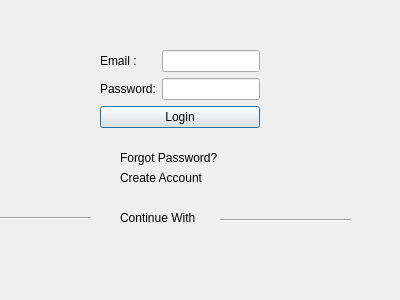
<?xml version="1.0" encoding="UTF-8"?>
<ui version="4.0">
 <class>Login</class>
 <widget class="QDialog" name="Login">
  <property name="geometry">
   <rect>
    <x>0</x>
    <y>0</y>
    <width>400</width>
    <height>300</height>
   </rect>
  </property>
  <property name="windowTitle">
   <string>Dialog</string>
  </property>
  <widget class="QWidget" name="formLayoutWidget">
   <property name="geometry">
    <rect>
     <x>100</x>
     <y>50</y>
     <width>160</width>
     <height>80</height>
    </rect>
   </property>
   <layout class="QFormLayout" name="formLayout">
    <item row="0" column="0">
     <widget class="QLabel" name="label">
      <property name="text">
       <string>Email :</string>
      </property>
     </widget>
    </item>
    <item row="0" column="1">
     <widget class="QLineEdit" name="login_email"/>
    </item>
    <item row="1" column="0">
     <widget class="QLabel" name="label_2">
      <property name="text">
       <string>Password:</string>
      </property>
     </widget>
    </item>
    <item row="1" column="1">
     <widget class="QLineEdit" name="login_pass"/>
    </item>
    <item row="2" column="0" colspan="2">
     <widget class="QPushButton" name="login_btn">
      <property name="text">
       <string>Login</string>
      </property>
     </widget>
    </item>
   </layout>
  </widget>
  <widget class="QLabel" name="forgot_password_label">
   <property name="geometry">
    <rect>
     <x>120</x>
     <y>150</y>
     <width>151</width>
     <height>16</height>
    </rect>
   </property>
   <property name="text">
    <string>Forgot Password?</string>
   </property>
  </widget>
  <widget class="QLabel" name="create_account_label">
   <property name="geometry">
    <rect>
     <x>120</x>
     <y>170</y>
     <width>131</width>
     <height>16</height>
    </rect>
   </property>
   <property name="text">
    <string>Create Account</string>
   </property>
  </widget>
  <widget class="QLabel" name="label_5">
   <property name="geometry">
    <rect>
     <x>120</x>
     <y>210</y>
     <width>131</width>
     <height>16</height>
    </rect>
   </property>
   <property name="text">
    <string>Continue With</string>
   </property>
  </widget>
  <widget class="Line" name="line">
   <property name="geometry">
    <rect>
     <x>220</x>
     <y>210</y>
     <width>131</width>
     <height>20</height>
    </rect>
   </property>
   <property name="orientation">
    <enum>Qt::Horizontal</enum>
   </property>
  </widget>
  <widget class="Line" name="line_2">
   <property name="geometry">
    <rect>
     <x>-10</x>
     <y>210</y>
     <width>101</width>
     <height>16</height>
    </rect>
   </property>
   <property name="orientation">
    <enum>Qt::Horizontal</enum>
   </property>
  </widget>
 </widget>
 <resources/>
 <connections/>
</ui>
